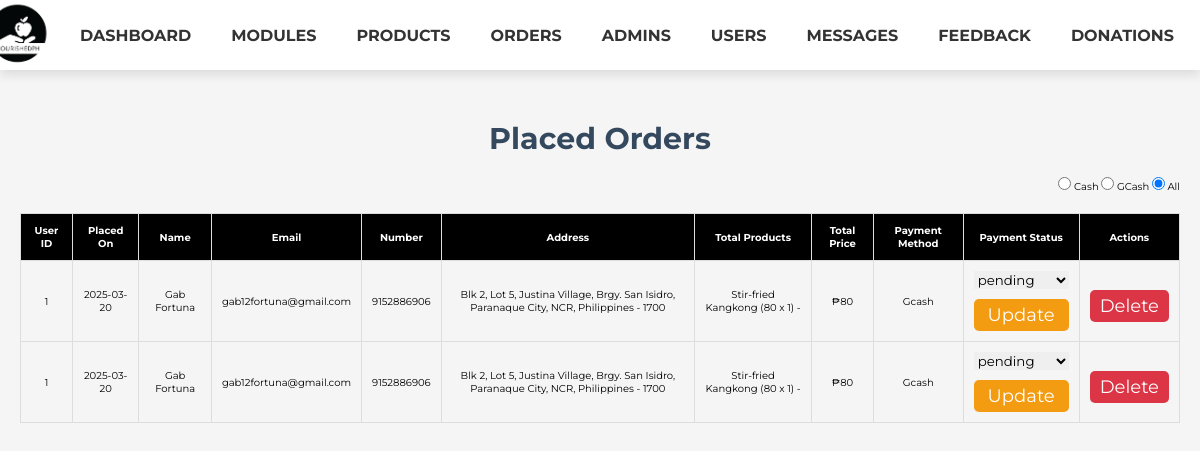
The page /admin/placed_orders.php (signed in) on the database its author committed.
### tables this page shows
CREATE TABLE `orders` (
  `id` int(100) NOT NULL,
  `user_id` int(100) NOT NULL,
  `name` varchar(20) NOT NULL,
  `number` varchar(10) NOT NULL,
  `email` varchar(50) NOT NULL,
  `method` varchar(50) NOT NULL,
  `address` varchar(500) NOT NULL,
  `total_products` varchar(1000) NOT NULL,
  `total_price` int(100) NOT NULL,
  `placed_on` date NOT NULL DEFAULT current_timestamp(),
  `payment_status` varchar(20) NOT NULL DEFAULT 'pending'
);

### admin/placed_orders.php (the view, shortened to what this page needs)
<?php
include '../components/connect.php';
$filter = "";
?>
<!DOCTYPE html>
<html lang="en">
<head>
   <link rel="stylesheet" href="https://cdnjs.cloudflare.com/ajax/libs/font-awesome/6.1.1/css/all.min.css">
   <link rel="stylesheet" href="../css/admin_style.css">
</head>
<body>
<?php include '../components/admin_header.php' ?>
<section class="placed-orders">
   <h1 class="heading">Placed Orders</h1>
   <div class="filter-box">
      <label><input type="radio" name="payment_filter" value="Cash" onclick="filterOrders()" <?= ($filter == 'Cash') ? 'checked' : '' ?>> Cash</label>
      <label><input type="radio" name="payment_filter" value="Gcash" onclick="filterOrders()" <?= ($filter == 'Gcash') ? 'checked' : '' ?>> GCash</label>
      <label><input type="radio" name="payment_filter" value="" onclick="filterOrders()" <?= ($filter == '') ? 'checked' : '' ?>> All</label>
   </div>
   <table>
      <tr>
         <th>User ID</th>
         <th>Placed On</th>
         <th>Name</th>
         <th>Email</th>
         <th>Number</th>
         <th>Address</th>
         <th>Total Products</th>
         <th>Total Price</th>
         <th>Payment Method</th>
         <th>Payment Status</th>
         <th>Actions</th>
      </tr>
      <?php
         $query = "SELECT * FROM `orders`";
         if ($filter) {
            $query .= " WHERE method = ?";
            $select_orders = $conn->prepare($query);
            $select_orders->execute([$filter]);
         } else {
            $select_orders = $conn->prepare($query);
            $select_orders->execute();
         }
         if($select_orders->rowCount() > 0){
            while($fetch_orders = $select_orders->fetch(PDO::FETCH_ASSOC)){
      ?>
      <tr>
         <td><?= $fetch_orders['user_id']; ?></td>
         <td><?= $fetch_orders['placed_on']; ?></td>
         <td><?= $fetch_orders['name']; ?></td>
         <td><?= $fetch_orders['email']; ?></td>
         <td><?= $fetch_orders['number']; ?></td>
         <td><?= $fetch_orders['address']; ?></td>
         <td><?= $fetch_orders['total_products']; ?></td>
         <td>₱<?= $fetch_orders['total_price']; ?></td>
         <td><?= $fetch_orders['method']; ?></td>
         <td>
            <form action="" method="POST">
               <select name="payment_status">
                  <option value="<?= $fetch_orders['payment_status']; ?>" selected disabled><?= $fetch_orders['payment_status']; ?></option>
               </select>
               <button type="submit" class="btn update-btn" name="update_payment">Update</button>
            </form>
         </td>
         <td>
            <a href="placed_orders.php?delete=<?= $fetch_orders['id']; ?>" class="btn delete-btn" onclick="return confirm('Delete this order?');">Delete</a>
         </td>
      </tr>
      <?php
         }
      } else {
         echo '<tr><td colspan="11">No orders placed yet!</td></tr>';
      }
      ?>
   </table>
</section>
</body>
</html>

### css/admin_style.css (style rules this page uses)
:root { --main-color:#4834d4; --red:#e74c3c; --orange:#f39c12; --green: #04ec0c; --black:#34495e; --white:#fff; --light-bg:#f5f5f5; --light-color:#999; --border:.2rem solid var(--black); --box-shadow:0 .5rem 1rem rgba(0,0,0,.1); }
* { font-family: 'Montserrat', sans-serif; margin:0; padding:0; box-sizing: border-box; text-decoration: none; outline: none; border:none; }
html { font-size: 62.5%; overflow-x: hidden; }
body { background-color: var(--light-bg); }
section { max-width: 1200px; margin:0 auto; padding:2rem; }
.btn, .delete-btn, .option-btn { display: block; margin-top: 1rem; border-radius: .5rem; cursor: pointer; width: 100%; font-size: 1.8rem; color:var(--white); padding:1.2rem 3rem; text-transform: capitalize; text-align: center; }
.btn { background-color: var(--main-color); }
.delete-btn { background-color: var(--red); }
.heading { text-align: center; margin-bottom: 2rem; text-transform: capitalize; color:var(--black); font-size: 3rem; }
body { padding-top: 100px; }

### admin/placed_orders.php (style rules this page uses)
table { width: 100%; border-collapse: collapse; margin-top: 20px; }
table, th, td { border: 1px solid #ddd; padding: 10px; text-align: center; }
th, td { padding: 10px; }
th { background: black; color: var(--white); }
.btn { padding: 5px 10px; cursor: pointer; text-decoration: none; color: white; border-radius: 5px; }
.update-btn { background:#f39c12; }
.delete-btn { background: #dc3545; }
.filter-box { text-align: right; margin-bottom: 10px; }

### rows shown on the page
orders: user "1", placed_on "2025-03-20", name "Gab Fortuna", email "gab12fortuna@gmail.com", number "9152886906", address "Blk 2, Lot 5, Justina Village, Brgy. San Isidro, Paranaque City, NCR, Philippines - 1700", total_products "Stir-fried Kangkong (80 x 1) -", total_price "80", method "Gcash", payment_status "pending"
orders: user "1", placed_on "2025-03-20", name "Gab Fortuna", email "gab12fortuna@gmail.com", number "9152886906", address "Blk 2, Lot 5, Justina Village, Brgy. San Isidro, Paranaque City, NCR, Philippines - 1700", total_products "Stir-fried Kangkong (80 x 1) -", total_price "80", method "Gcash", payment_status "pending"
